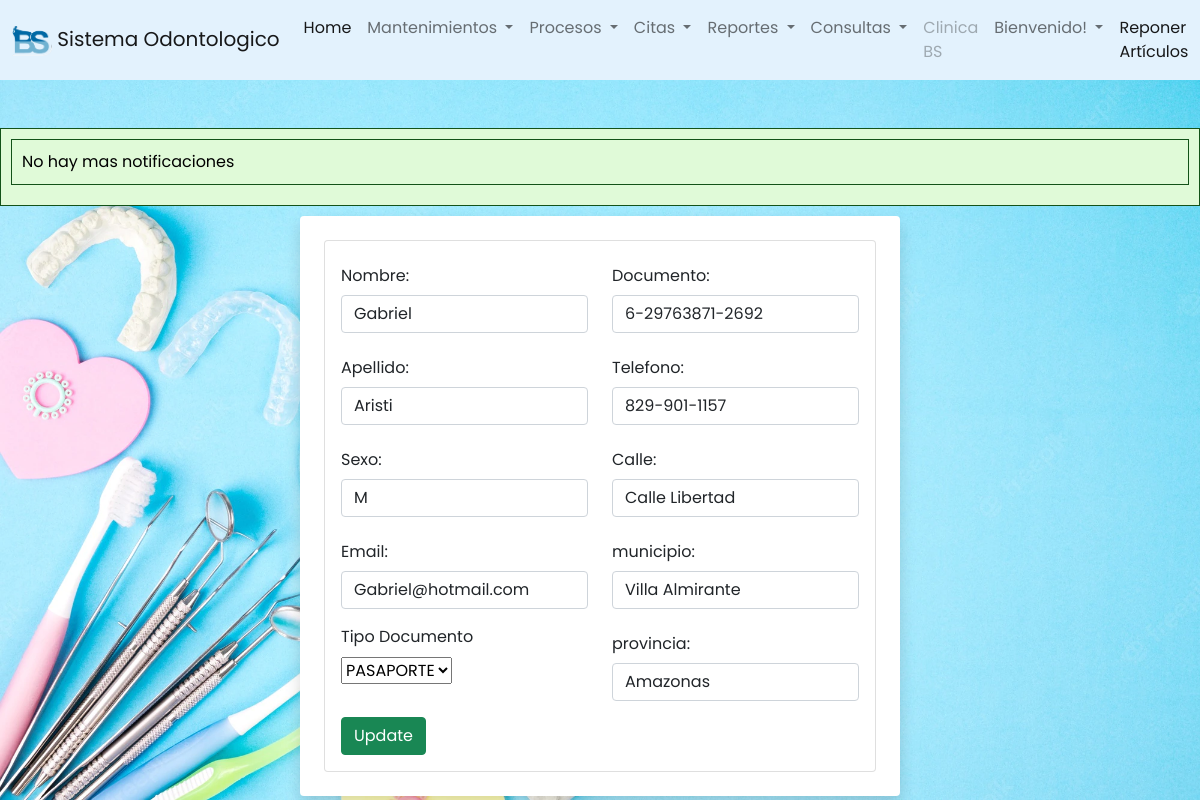
The app's page /odontologia/persona/editarpersona.php?id=1 with its own data.
### tables this page shows
CREATE TABLE `persona` (
  `id_per` int(11) NOT NULL,
  `nom_per` varchar(50) DEFAULT NULL,
  `ape_per` int(11) DEFAULT NULL,
  `fec_nac` date DEFAULT NULL,
  `sex_per` char(1) DEFAULT NULL,
  `datos` int(11) DEFAULT NULL,
  `status` int(11) DEFAULT NULL
);

CREATE TABLE `apellidos` (
  `id_ape` int(11) NOT NULL,
  `apellido` varchar(50) NOT NULL
);

CREATE TABLE `email` (
  `id_email` int(11) NOT NULL,
  `email` varchar(100) DEFAULT NULL
);

CREATE TABLE `tip_documento` (
  `id_tip` int(11) NOT NULL,
  `tip_docu` varchar(90) DEFAULT NULL
);

CREATE TABLE `documentos` (
  `id_docu` int(11) NOT NULL,
  `tip_docu` int(11) DEFAULT NULL,
  `num_docu` char(200) DEFAULT NULL
);

CREATE TABLE `telefono` (
  `id_telf` int(11) NOT NULL,
  `tip_telf` int(11) DEFAULT NULL,
  `n_telf` char(90) DEFAULT NULL
);

CREATE TABLE `calles` (
  `id_calle` int(11) NOT NULL,
  `id_mun` int(11) DEFAULT NULL,
  `nom_calle` varchar(100) DEFAULT NULL
);

CREATE TABLE `municipio` (
  `id_mun` int(11) NOT NULL,
  `id_prov` int(11) DEFAULT NULL,
  `nom_mun` varchar(100) DEFAULT NULL
);

CREATE TABLE `provincia` (
  `id_prov` int(11) NOT NULL,
  `pais` int(11) DEFAULT NULL,
  `nom_prov` varchar(100) DEFAULT NULL
);

### odontologia/persona/editarpersona.php (the view, shortened to what this page needs)
<?php
    include('../conexion.php');
    if(isset($_GET['id'])){
        $id = $_GET['id'];
        $query ="SELECT p.id_per, p.nom_per, p.fec_nac, p.sex_per,
        a.apellido,e.email, d.num_docu, t.id_tip, t.tip_docu, tl.n_telf, dr.id_dir, c.nom_calle, m.nom_mun, pr.nom_prov
        FROM persona AS p
        LEFT JOIN apellidos AS a ON p.ape_per = a.id_ape LEFT JOIN datos AS dt
        ON p.datos = dt.id_datos LEFT JOIN email AS e ON dt.email = e.id_email LEFT JOIN documentos as d on
        dt.dat_docu = d.id_docu LEFT JOIN  tip_documento as t on d.tip_docu = t.id_tip LEFT JOIN telefono as tl on dt.dat_telf = tl.id_telf
        LEFT JOIN direccion as dr on dt.dat_dir = dr.id_dir LEFT JOIN calles as c on dr.calle = c.id_calle LEFT JOIN municipio as m
        on c.id_mun = m.id_mun LEFT JOIN provincia as pr on m.id_prov = pr.id_prov WHERE id_per = $id";
        $result = mysqli_query($conexion, $query);
        if(mysqli_num_rows($result) == 1){
            $option = '';
            while($row = mysqli_fetch_array($result)){
                $nombre = $row['nom_per'];
                $apellido = $row['apellido'];
                $sexo = $row['sex_per'];
                $email = $row['email'];
                $idtipdoc = $row['id_tip'];
                $tipdocu = $row['tip_docu'];
                $docum = $row['num_docu'];
                $telefono = $row['n_telf'];
                $calle = $row['nom_calle'];
                $munip = $row['nom_mun'];
                $provin = $row['nom_prov'];
                if($idtipdoc == 1){
                    $option = '<option value="'.$idtipdoc.'"select>'.$tipdocu.'</option>';
                }
            }
        }
    }
?>
<?php include("../includes/header.php")?>
<?php include("../includes/footer.php")?>
<div class="container bg-white rounded shadow p-4 col-xl-4 col-lg-6" style="width: 50%">
<div class="card card-body">
    <form action="editarpersona.php?id=<?php echo $_GET['id'];?> " method="POST">
        <div class="row">
            <div class="col">
                <div class="mb-3">
                        <label for="nombre" class="col-form-label">Nombre:</label>
                        <input type="text" class="form-control" id="nombre" name="nombre" value="<?php echo $nombre;?>"  placeholder="Actualiza Nombre">
                </div>
                    <div class="mb-3">
                        <label for="apellido" class="col-form-label">Apellido:</label>
                        <input type="text" class="form-control" id="apellido" name="apellido" value="<?php echo $apellido;?>"  placeholder="Actualiza Apellido">
                    </div>
                    <div class="mb-3">
                        <label for="sexo" class="col-form-label">Sexo:</label>
                        <input type="text" class="form-control" id="sexo" name="sexo" value="<?php echo $sexo;?>"  placeholder="Actualiza Fecha">
                    </div>
                    <div class="mb-3">
                        <label for="email" class="col-form-label">Email:</label>
                        <input type="email" class="form-control" id="email" name="email" value="<?php echo $email;?>"  placeholder="Actualiza Fecha">
                    </div>
                    <div class="mb-3">
                        <label for="tipdocu" class="form-label">Tipo Documento</label>
                        <br>
                        <select name="tipdocu" id="tipdocu" class="notItemOne">
                            <?php
                                echo $option;
                            ?>
                        </select>
                    </div>
            </div>
            <div class="col">
                    <div class="mb-3">
                        <label for="documento" class="col-form-label">Documento:</label>
                        <input type="text" class="form-control" id="docu" name="docu" value="<?php echo $docum;?>"  placeholder="Actualiza Documento">
                    </div>
                    <div class="mb-3">
                        <label for="telefono" class="col-form-label">Telefono:</label>
                        <input type="telefono" class="form-control" id="telefono" name="telefono" value="<?php echo $telefono;?>"  placeholder="Actualiza telefono">
                    </div>
                    <div class="mb-3">
                        <label for="calle" class="col-form-label">Calle:</label>
                        <input type="text" class="form-control" id="calle" name="calle" value="<?php echo $calle;?>"  placeholder="Actualiza calle">
                    </div>
                    <div class="mb-3">
                        <label for="municipio" class="col-form-label">municipio:</label>
                        <input type="text" class="form-control" id="munip" name="munip" value="<?php echo $munip;?>"  placeholder="Actualiza municipio">
                    </div>
                    <div class="mb-3">
                        <label for="provincia" class="col-form-label">provincia:</label>
                        <input type="text" class="form-control" id="provin" name="provin" value="<?php echo $provin;?>"  placeholder="Actualiza provincia">
                    </div>
                    </div>
                    </div>
                    <button class="btn btn-success" name="update">
                        Update
                    </button>
            </div>
        </div>

### odontologia/CSS/styl.css (style rules this page uses)
* { margin: 0; padding: 0; user-select: none; box-sizing: border-box; font-family: 'Poppins', sans-serif; }
body { margin: 0; background-image: url('fondo\ menu.webp'); background-size: cover; background-attachment: fixed; }

### odontologia/includes/ejecutar_procedimiento.php (style rules this page uses)
body { background-color: #f0f0f0; font-family: Arial, sans-serif; color: #333; margin: 0; padding: 0; }

### records on screen
persona: nombre "Gabriel", apellido "Aristi", sexo "M", email "Gabriel@hotmail.com", tipdocu "PASAPORTE", docu "6-29763871-2692", telefono "829-901-1157", calle "Calle Libertad", munip "Villa Almirante", provin "Amazonas"
